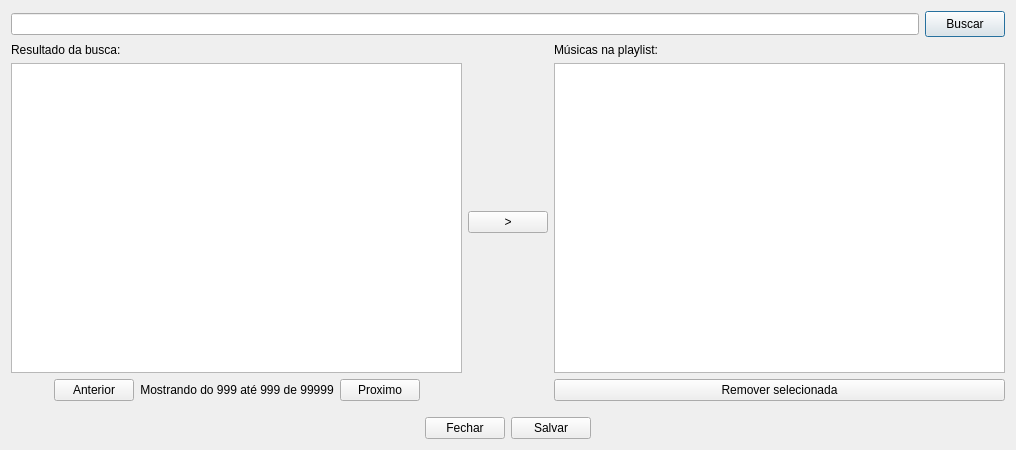
<?xml version="1.0" encoding="UTF-8"?>
<ui version="4.0">
 <class>PlayListManagerDialog</class>
 <widget class="QDialog" name="PlayListManagerDialog">
  <property name="geometry">
   <rect>
    <x>0</x>
    <y>0</y>
    <width>1016</width>
    <height>450</height>
   </rect>
  </property>
  <property name="windowTitle">
   <string>Nome da PL</string>
  </property>
  <layout class="QVBoxLayout" name="verticalLayout">
   <item>
    <layout class="QHBoxLayout" name="horizontalLayout">
     <property name="bottomMargin">
      <number>0</number>
     </property>
     <item>
      <widget class="QLineEdit" name="leQuery"/>
     </item>
     <item>
      <widget class="QPushButton" name="btnSearch">
       <property name="minimumSize">
        <size>
         <width>26</width>
         <height>26</height>
        </size>
       </property>
       <property name="text">
        <string>Buscar</string>
       </property>
      </widget>
     </item>
    </layout>
   </item>
   <item>
    <layout class="QHBoxLayout" name="horizontalLayout_4">
     <property name="bottomMargin">
      <number>10</number>
     </property>
     <item>
      <layout class="QVBoxLayout" name="verticalLayout_2">
       <property name="rightMargin">
        <number>0</number>
       </property>
       <property name="bottomMargin">
        <number>0</number>
       </property>
       <item>
        <widget class="QLabel" name="label">
         <property name="text">
          <string>Resultado da busca:</string>
         </property>
        </widget>
       </item>
       <item>
        <widget class="QListWidget" name="lstSearch"/>
       </item>
       <item>
        <layout class="QHBoxLayout" name="horizontalLayout_3">
         <property name="bottomMargin">
          <number>0</number>
         </property>
         <item>
          <spacer name="horizontalSpacer">
           <property name="orientation">
            <enum>Qt::Horizontal</enum>
           </property>
           <property name="sizeHint" stdset="0">
            <size>
             <width>40</width>
             <height>20</height>
            </size>
           </property>
          </spacer>
         </item>
         <item>
          <widget class="QPushButton" name="btnPrev">
           <property name="text">
            <string>Anterior</string>
           </property>
          </widget>
         </item>
         <item>
          <widget class="QLabel" name="labelTotal">
           <property name="text">
            <string>Mostrando do 999 até 999 de 99999</string>
           </property>
           <property name="alignment">
            <set>Qt::AlignCenter</set>
           </property>
          </widget>
         </item>
         <item>
          <widget class="QPushButton" name="btnNext">
           <property name="text">
            <string>Proximo</string>
           </property>
          </widget>
         </item>
         <item>
          <spacer name="horizontalSpacer_2">
           <property name="orientation">
            <enum>Qt::Horizontal</enum>
           </property>
           <property name="sizeHint" stdset="0">
            <size>
             <width>40</width>
             <height>20</height>
            </size>
           </property>
          </spacer>
         </item>
        </layout>
       </item>
      </layout>
     </item>
     <item>
      <widget class="QPushButton" name="btnAdd">
       <property name="focusPolicy">
        <enum>Qt::StrongFocus</enum>
       </property>
       <property name="text">
        <string>&gt;</string>
       </property>
       <property name="checkable">
        <bool>false</bool>
       </property>
       <property name="autoDefault">
        <bool>true</bool>
       </property>
      </widget>
     </item>
     <item>
      <layout class="QVBoxLayout" name="verticalLayout_3">
       <property name="rightMargin">
        <number>0</number>
       </property>
       <item>
        <widget class="QLabel" name="label_2">
         <property name="text">
          <string>Músicas na playlist:</string>
         </property>
        </widget>
       </item>
       <item>
        <widget class="QListWidget" name="lstPlaylist"/>
       </item>
       <item>
        <widget class="QPushButton" name="btnDelTrack">
         <property name="text">
          <string>Remover selecionada</string>
         </property>
        </widget>
       </item>
      </layout>
     </item>
    </layout>
   </item>
   <item>
    <layout class="QHBoxLayout" name="horizontalLayout_2">
     <property name="bottomMargin">
      <number>0</number>
     </property>
     <item>
      <spacer name="horizontalSpacer_4">
       <property name="orientation">
        <enum>Qt::Horizontal</enum>
       </property>
       <property name="sizeHint" stdset="0">
        <size>
         <width>40</width>
         <height>20</height>
        </size>
       </property>
      </spacer>
     </item>
     <item>
      <widget class="QPushButton" name="btnClose">
       <property name="sizePolicy">
        <sizepolicy hsizetype="Fixed" vsizetype="Fixed">
         <horstretch>10</horstretch>
         <verstretch>0</verstretch>
        </sizepolicy>
       </property>
       <property name="text">
        <string>Fechar</string>
       </property>
      </widget>
     </item>
     <item>
      <widget class="QPushButton" name="btnSave">
       <property name="sizePolicy">
        <sizepolicy hsizetype="Fixed" vsizetype="Fixed">
         <horstretch>0</horstretch>
         <verstretch>0</verstretch>
        </sizepolicy>
       </property>
       <property name="text">
        <string>Salvar</string>
       </property>
      </widget>
     </item>
     <item>
      <spacer name="horizontalSpacer_3">
       <property name="orientation">
        <enum>Qt::Horizontal</enum>
       </property>
       <property name="sizeHint" stdset="0">
        <size>
         <width>40</width>
         <height>20</height>
        </size>
       </property>
      </spacer>
     </item>
    </layout>
   </item>
  </layout>
 </widget>
 <tabstops>
  <tabstop>leQuery</tabstop>
  <tabstop>btnSearch</tabstop>
  <tabstop>btnClose</tabstop>
 </tabstops>
 <resources/>
 <connections/>
</ui>
